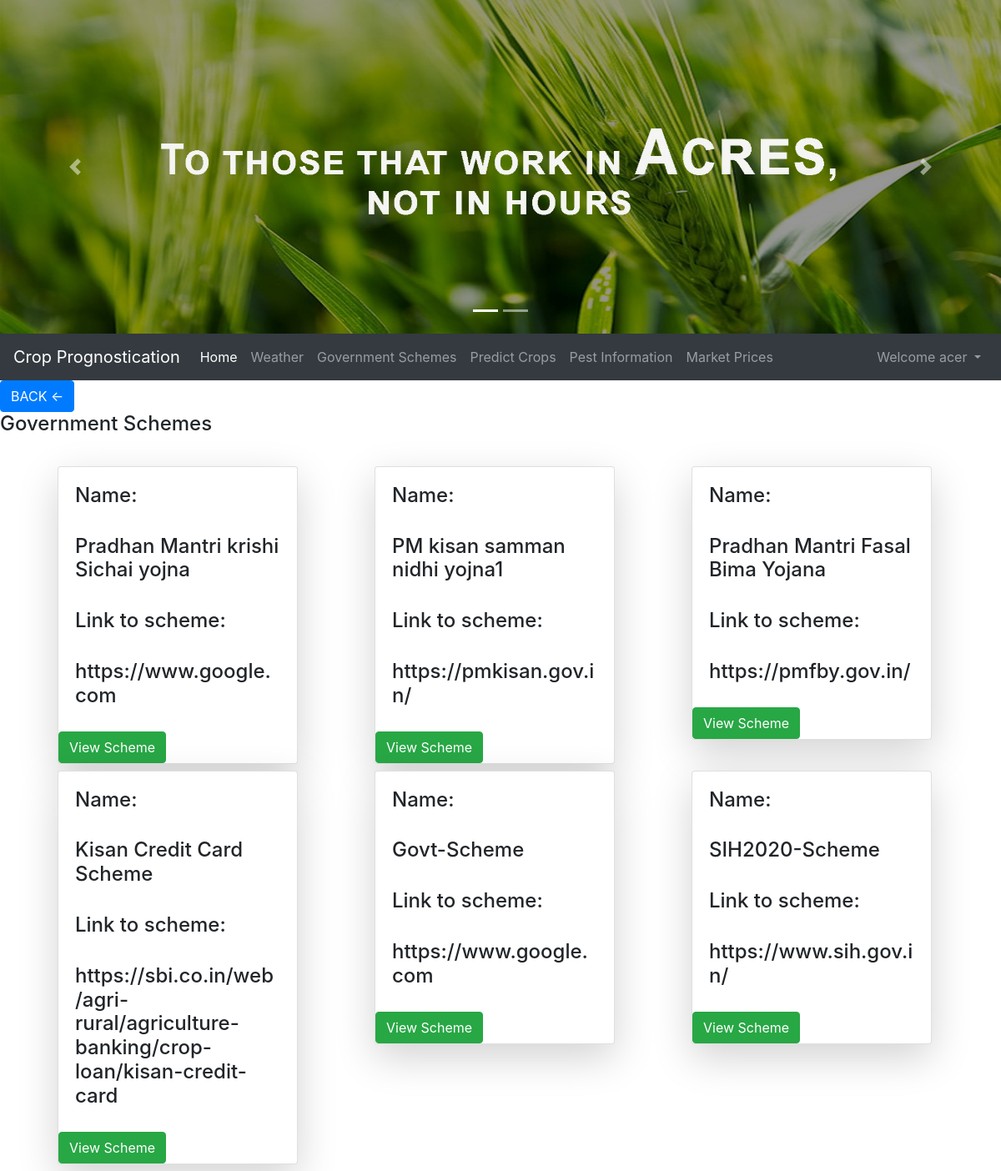
Page /govtschemes (signed in) on the committed database.
### accounts/models.py (models this page shows, shortened)
class LoanSchemeForFarmers(models.Model):
    loan_id=models.AutoField
    info=models.TextField()
    scheme_name=models.CharField(max_length=200)

### accounts/views.py (the view)
# urls.py: path('govtschemes', views.govtschemes,name='govtschemes'),
def govtschemes(request):
    l=LoanSchemeForFarmers.objects.values('scheme_name','info')
    lis=[]
    for i in l:
        lis.append(i)
    dic={'dic':lis}
    print(dic)
    return render(request,'accounts/govschemes.html',dic)

### accounts/templates/accounts/govschemes.html (shortened to what this page needs)
{% extends 'accounts/FarmerPage.html' %}
{% block body %}
{% if dic %}
    <a href="predictMPG"><button class="btn btn-primary cart">BACK <-</button></a>
	<h4 class="card-title">Government Schemes</h4>
	<br>
         <div class="container">
             <div class="row ">
              {% for i in dic %}
                     <div class="col-sm-4">
                         <div class="card shadow-lg mb-2 bg-white rounded ml-4" style="width: 18rem;">
                             <div class="card-body">
                                 <h4>Name: </h4>
                                 <br>
                                 <h4>{{i.scheme_name}}</h4>
                                 <br>
                                 <h4>Link to scheme:</h4>
                                 <br>
                                 <h4>{{i.info}}</h4>
                             </div>
                             <form action="/schemepmkisan" method="post">
                                 <button type="submit" value="submit" class="btn btn-success scart">View Scheme</button>
                             </form>
                       </div>
                    </div>
               {% endfor %}
         </div>
    </div>
	{% endif %}
{% endblock %}

### accounts/templates/accounts/FarmerPage.html (shortened to what this page needs)
<!doctype html>
<html lang="en">
  <head>
    <link rel="stylesheet" href="https://stackpath.bootstrapcdn.com/bootstrap/4.5.0/css/bootstrap.min.css">
  </head>
  <body>
         <div id="carouselExampleIndicators" class="carousel slide" data-ride="carousel">
  <ol class="carousel-indicators">
    <li data-target="#carouselExampleIndicators" data-slide-to="0" class="active"></li>
    <li data-target="#carouselExampleIndicators" data-slide-to="2"></li>
  </ol>
  <div class="carousel-inner">
    {% load static %}
    <div class="carousel-item active">
      <img src="/media/homepage/farmer1.jpg" alt="..."   height="400" class="d-block w-100">
    </div>
  </div>
  <a class="carousel-control-prev" href="#carouselExampleIndicators" role="button" data-slide="prev">
    <span class="carousel-control-prev-icon" aria-hidden="true"></span>
  </a>
  <a class="carousel-control-next" href="#carouselExampleIndicators" role="button" data-slide="next">
    <span class="carousel-control-next-icon" aria-hidden="true"></span>
  </a>
</div>
    <nav class="navbar navbar-expand-lg navbar-dark bg-dark">
  <a class="navbar-brand" href="#">Crop Prognostication</a>
  <div class="collapse navbar-collapse" id="navbarSupportedContent">
    <ul class="navbar-nav mr-auto">
      <li class="nav-item active">
        <a class="nav-link" href="/Farmer">Home <span class="sr-only">(current)</span></a>
      </li>
        <li class="nav-item">
        <a class="nav-link" href="/Weather">Weather</a>
      </li>
         <li class="nav-item">
        <a class="nav-link" href="/govtschemes">Government Schemes</a>
      </li>
         <li class="nav-item">
        <a class="nav-link" href="/predictMPG">Predict Crops</a>
      </li>
       <li class="nav-item">
        <a class="nav-link" href="/pestinformation">Pest Information</a>
      </li>
      <li class="nav-item">
        <a class="nav-link" href="/marketforuser">Market Prices</a>
      </li>
    </ul>
       {% if user.is_authenticated %}
         <ul class="navbar-nav">
      <li class="nav-item dropdown">
        <a class="nav-link dropdown-toggle" href="#" id="navbarDropdown" role="button" data-toggle="dropdown" aria-haspopup="true" aria-expanded="false">
          Welcome {{request.user}}
        </a>
      </li>
      </ul>
    {% endif %}
  </div>
</nav>
    {% block body %} {% endblock %}
  </body>
</html>

### rows in the picture
LoanSchemeForFarmers: scheme_name "Pradhan Mantri krishi Sichai yojna", info "https://www.google.com"
LoanSchemeForFarmers: scheme_name "PM kisan samman nidhi yojna1", info "https://pmkisan.gov.in/"
LoanSchemeForFarmers: scheme_name "Pradhan Mantri Fasal Bima Yojana", info "https://pmfby.gov.in/"
LoanSchemeForFarmers: scheme_name "Kisan Credit Card Scheme", info "https://sbi.co.in/web/agri-rural/agriculture-banking/crop-loan/kisan-credit-card"
LoanSchemeForFarmers: scheme_name "Govt-Scheme", info "https://www.google.com"
LoanSchemeForFarmers: scheme_name "SIH2020-Scheme", info "https://www.sih.gov.in/"

### other values in the picture
{{ request.user }} "acer"
